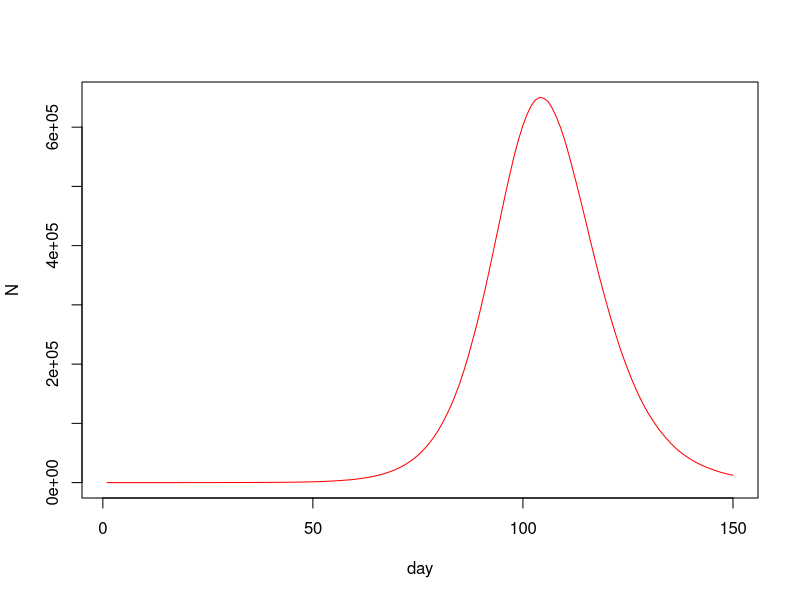
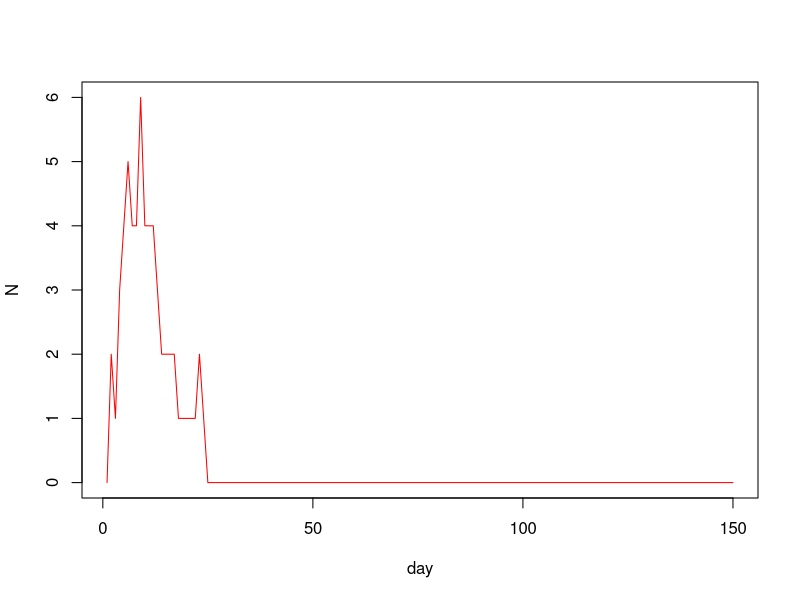
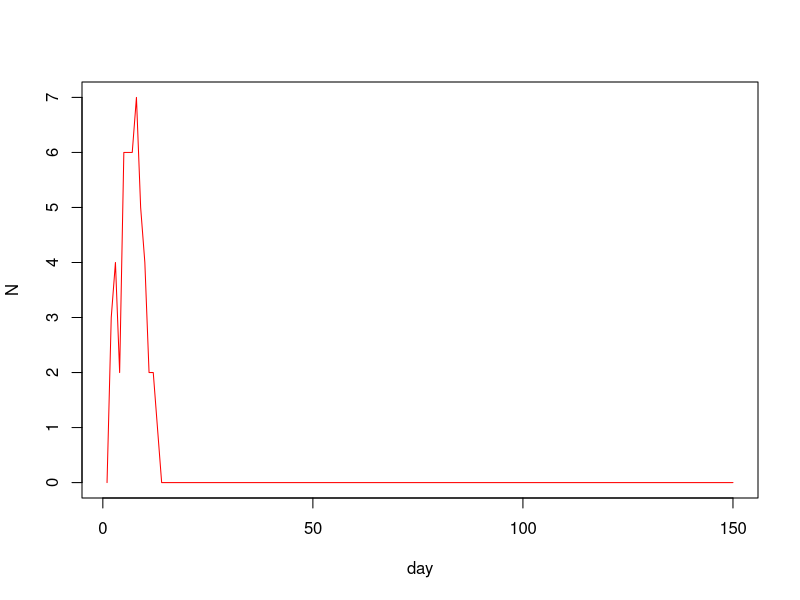

R code for these plots, in order: (Note: a time limit stopped this script after it produced the figures.)
##Group member:
##1. Aditya Prabaswara Mardjikoen(s2264710)
##2. Xiangtian Duan(s2248742)
##3. Huiying Chen(s2264943)

## Github repositories link: 
## https://github.com/aprabaswara/Statistical-Programming-Task-2-Covid-and-the-hazards-of-opportunistic-sampling-Group-21.git



##IDEA 1
#for wholle number
n=5500000

ne=10
nt=150
gamma=1/3
delta=1/5
lamda=0.4/n
x<-rep(0,n)
beta<- rlnorm(n,0,0.5); beta <- beta/mean(beta)
x[1:ne]<-1 #exposed

S<-E<-I<-R<-rep(0,nt)

S[1]<-n-ne;E[1]<-ne

for (i in 2:nt){
  
  u<-runif(n)
  
  t<-sum(beta[which(x==2)])
  x[x==2&u<delta]<-3## I -> R with prob delta
  
  x[x==1&u<gamma]<-2 ## E -> I with prob gamma
  
  x[which(x==0)][u[which(x==0)]<t*lamda*beta[which(x==0)]]<-1
  
  
  
  #x[which(x==0)][u[which(x==0)]<sum(beta[which(x==2)])*lamda*beta[which(x==0)]]<-1
  
  S[i]<-sum(x==0);E[i]<-sum(x==1)
  I[i]<-sum(x==2);R[i]<-sum(x==3)
  
}


list (S=S,E=E,I=I,R=R,beta=beta)

plot(I,ylim=c(0,max(I)),xlab="day",ylab="N",col='red',type='l')




#for 10%

n=5500000/10

ne=10
nt=150
gamma=1/3
delta=1/5
lamda=0.4/550000
x<-rep(0,550000)
beta<- rlnorm(5500000,0,0.5); beta <- beta/mean(beta)
beta_sort <- sort(beta,decreasing=FALSE)
threshold<-beta_sort[550000]
#length(beta[which(beta==threshold)])
beta <- beta[which(beta<=threshold)]



x[1:ne]<-1 #exposed

S<-E<-I<-R<-rep(0,nt)

S[1]<-n-ne;E[1]<-ne

for (i in 2:nt){
  
  u<-runif(550000)
  
  t<-sum(beta[which(x==2)])
  x[x==2&u<delta]<-3## I -> R with prob delta
  
  x[x==1&u<gamma]<-2 ## E -> I with prob gamma
  
  x[which(x==0)][u[which(x==0)]<t*lamda*beta[which(x==0)]]<-1
  
  
  
  
  S[i]<-sum(x==0);E[i]<-sum(x==1)
  I[i]<-sum(x==2);R[i]<-sum(x==3)
  
}


list (S=S,E=E,I=I,R=R,beta=beta)

plot(I,ylim=c(0,max(I)),xlab="day",ylab="N",col='red',type='l')

max(I)
#for 0.1%


n<-5500000*0.001
beta<-sample(beta,n)


ne=10
nt=150
gamma=1/3
delta=1/5
lamda=0.4/n
x<-rep(0,n)


x[1:ne]<-1 #exposed

S<-E<-I<-R<-rep(0,nt)

S[1]<-n-ne;E[1]<-ne

for (i in 2:nt){
  
  u<-runif(n)
  
  t<-sum(beta[which(x==2)])
  x[x==2&u<delta]<-3## I -> R with prob delta
  
  x[x==1&u<gamma]<-2 ## E -> I with prob gamma
  
  x[which(x==0)][u[which(x==0)]<t*lamda*beta[which(x==0)]]<-1
  
  
  
  S[i]<-sum(x==0);E[i]<-sum(x==1)
  I[i]<-sum(x==2);R[i]<-sum(x==3)
  
}


list (S=S,E=E,I=I,R=R,beta=beta)

plot(I,ylim=c(0,max(I)),xlab="day",ylab="N",col='red',type='l')






#write in one function
covid_simulation <- function(n,nt){

  
  ne=10

  gamma=1/3
  delta=1/5
  lambda=0.4/n
  
  x<-rep(0,n)

  
  
  
  x[1:ne]<-1 #exposed
  
  S<-E<-I<-R<-rep(0,nt)
  
  S[1]<-n-ne;E[1]<-ne
  
  for (i in 2:nt){
    
    u<-runif(n)
    
    t<-sum(beta[which(x==2)])
    
    x[x==2&u<delta]<-3## I -> R with prob delta
    
    x[x==1&u<gamma]<-2 ## E -> I with prob gamma
    
    x[which(x==0)][u[which(x==0)]<t*lambda*beta[which(x==0)]]<-1
    
    
    
    
    S[i]<-sum(x==0);E[i]<-sum(x==1)
    I[i]<-sum(x==2);R[i]<-sum(x==3)
    
  }
  
  
  list (S=S,E=E,I=I,R=R,beta=beta)


  
  
} ## covid

n=5500000
nt=150
beta<- rlnorm(n,0,0.5); beta <- beta/mean(beta)
ep1<-covid_simulation(n,nt)


beta_sort<-sort(beta,decreasing = TRUE)
beta_lower <- tail(beta_sort,n/10)
beta<-beta[which(beta%in%beta_lower)]
ep2<-covid_simulation (n/10,nt)



#beta_sort <- sort(beta,decreasing=FALSE)
#n<-n/10
#threshold<-beta_sort[n]
##length(beta[which(beta==threshold)])
#beta <- beta[which(beta<=threshold)]
#ep2<-covid_simulation (550000,150)



beta<- rlnorm(n,0,0.5); beta <- beta/mean(beta)

beta<-sample(beta,n*0.001)
ep3<-covid_simulation (n=n*0.001,nt)





plot(ep1$I,ylim=c(0,max(ep1$I)),xlab="day",ylab="N",col='red',type='l')
points(ep2$I,ylim=c(0,max(ep2$I)),xlab="day",ylab="N",col='green',type='l')
lines(ep3$I,ylim=c(0,max(ep3$I)),xlab="day",ylab="N",col='blue',type='l')

df <- data.frame(infections=seir()$I, days=1:100)
par(mfcol=c(2,3),mar=c(4,4,1,1)) ## set plot window up for multiple plots
#hist(epi$beta,xlab="beta",main="") ## beta distribution
plot(df$infections,ylim=c(0,max(df$infections)),xlab="day",ylab="N",type='l',col='red') 
abline(v = df$days[df$infections==max(df$infections)], col = "black", lty = 2)

#Red : Number of new infection each day
#Blue : Number of new infection among the 10% of the population with lowest beta value
#Green : Number of new infection in a random sample of 0.1% of the population.
#Black : The peak of each infection



#IDEA 2


#for wholle number
n=5500000

ne=10
nt=150
gamma=1/3
delta=1/5
lamda=0.4/5500000
x<-rep(0,5500000)
beta<- rlnorm(5500000,0,0.5); beta <- beta/mean(beta)



x[1:ne]<-1 #exposed

S<-E<-I<-R<-rep(0,nt)

S[1]<-5500000-ne;E[1]<-ne


#length(beta[which(beta==threshold)])
#x <- x[which(beta<=threshold)]

for (i in 2:nt){
  
  u<-runif(5500000)
  
  t<-sum(beta[which(x==2)])
  x[x==2&u<delta]<-3## I -> R with prob delta
  
  x[x==1&u<gamma]<-2 ## E -> I with prob gamma
  
  x[which(x==0)][u[which(x==0)]<t*lamda*beta[which(x==0)]]<-1
  
  
  
  
  
  #x[which(x==0)][u[which(x==0)]<sum(beta[which(x==2)])*lamda*beta[which(x==0)]]<-1
  
  S[i]<-sum(x==0);E[i]<-sum(x==1)
  I[i]<-sum(x==2);R[i]<-sum(x==3)
  
  #S[i]<-sum(x==0);E[i]<-sum(x==1);I[i]<-sum(x==2);R[i]<-sum(x==3)
  
  
}


list (S=S,E=E,I=I,R=R,beta=beta)

plot(I,ylim=c(0,max(I)),xlab="day",ylab="N",col='red',type='l')















#for 10%




n=5500000

ne=10
nt=150
gamma=1/3
delta=1/5
lamda=0.4/5500000
x<-rep(0,5500000)
beta<- rlnorm(5500000,0,0.5); beta <- beta/mean(beta)
beta_sort <- sort(beta,decreasing=FALSE)

threshold<-beta_sort[550000]


x[1:ne]<-1 #exposed

S<-E<-I<-R<-rep(0,nt)

S[1]<-550000-ne;E[1]<-ne


for (i in 2:nt){
  
  u<-runif(5500000)
  
  t<-sum(beta[which(x==2)])
  x[x==2&u<delta]<-3## I -> R with prob delta
  
  x[x==1&u<gamma]<-2 ## E -> I with prob gamma
  
  x[which(x==0)][u[which(x==0)]<t*lamda*beta[which(x==0)]]<-1
  
  y <- x[which(beta<=threshold)]
  
  
  
  #x[which(x==0)][u[which(x==0)]<sum(beta[which(x==2)])*lamda*beta[which(x==0)]]<-1
  
  S[i]<-sum(y==0);E[i]<-sum(y==1)
  I[i]<-sum(y==2);R[i]<-sum(y==3)
  
  #S[i]<-sum(x==0);E[i]<-sum(x==1);I[i]<-sum(x==2);R[i]<-sum(x==3)
  
  
}


list (S=S,E=E,I=I,R=R,beta=beta)

plot(I,ylim=c(0,max(I)),xlab="day",ylab="N",col='red',type='l')




#for 0.1%



n=5500000

n<-5500000*0.001
beta<- rlnorm(5500000,0,0.5); beta <- beta/mean(beta)
sample_beta<-sample(beta,n)


m<-which(beta%in%sample_beta)
ne=10
nt=150
gamma=1/3
delta=1/5
lamda=0.4/5500000
x<-rep(0,5500000)

x[1:ne]<-1 #exposed

S<-E<-I<-R<-rep(0,nt)

S[1]<-550000-ne;E[1]<-ne


for (i in 2:nt){
  
  u<-runif(5500000)
  
  t<-sum(beta[which(x==2)])
  x[x==2&u<delta]<-3## I -> R with prob delta
  
  x[x==1&u<gamma]<-2 ## E -> I with prob gamma
  
  x[which(x==0)][u[which(x==0)]<t*lamda*beta[which(x==0)]]<-1
  
  z <- x[m]
  
  
  
  
  
  S[i]<-sum(z==0);E[i]<-sum(z==1)
  I[i]<-sum(z==2);R[i]<-sum(z==3)
  
 
  
  
}


list (S=S,E=E,I=I,R=R,beta=beta)

plot(I,ylim=c(0,max(I)),xlab="day",ylab="N",col='red',type='l')





#write in one function(wrong)

covid_simulation<- function(n=5500000,nt=150,choice){
  
  ne=10
  gamma=1/3
  delta=1/5
  lamda=0.4/n
  x<-rep(0,n)
  beta<- rlnorm(n,0,0.5); beta <- beta/mean(beta)
  
  
  #beta_sort<-sort(beta,decreasing = TRUE)

  beta_lower <- tail(beta_sort,n*0.1)
  beta_lower_index<-which(beta%in%beta_lower)

  
  sample_beta<-sample(beta,n*0.001)
  sample_index<-which(beta%in%sample_beta)
  
  
  x[1:ne]<-1 #exposed
  
  S<-E<-I<-R<-rep(0,nt)
  #A<-W<-U<-P<-rep(0,nt)
  #D<-Q<-G<-K<-rep(0,nt)
  
  S[1]<-n-ne;E[1]<-ne
  #A[1]<-n-ne;W[1]<-ne
  #D[1]<-n-ne;Q[1]<-ne
  
  
  
  for (i in 2:nt){
    
    u<-runif(n)
    
    sum_beta_I<-sum(beta[which(x==2)])
    
    x[x==2&u<delta]<-3## I -> R with prob delta
    
    x[x==1&u<gamma]<-2 ## E -> I with prob gamma
    
    x[which(x==0)][u[which(x==0)]<sum_beta_I*lamda*beta[which(x==0)]]<-1
    
    y <- x[beta_lower_index]
    
    z <- x[sample_index]
    
    
    #x[which(x==0)][u[which(x==0)]<sum(beta[which(x==2)])*lamda*beta[which(x==0)]]<-1
    
    S[i]<-sum(x==0);E[i]<-sum(x==1);I[i]<-sum(x==2);R[i]<-sum(x==3)
    
    #A[i]<-sum(y==0);W[i]<-sum(y==1);U[i]<-sum(y==2);P[i]<-sum(y==3)
    
    #D[i]<-sum(z==0);Q[i]<-sum(z==1);G[i]<-sum(z==2);K[i]<-sum(z==3)
    
    
    
    
  }
  
  
  list (S=S,E=E,I=I,R=R,beta=beta)
  #list (A=A,W=W,U=U,P=P,beta=beta)
  #list (D=D,Q=Q,G=G,K=K,beta=beta)
  
  
}

epi<-covid_simulation(n=5500000,nt=150)
plot(epi$I,ylim=c(0,max(epi$I)),xlab="day",ylab="N",col='red',type='l')
points(epi$i,ylim=c(0,max(epi$i)),xlab="day",ylab="N",col='green',type='l')
lines(epi$II,ylim=c(0,max(epi$II)),xlab="day",ylab="N",col='blue',type='l')


#write in one function(newest but longer sunning time)

covid_simulation<- function(n,nt,choice){
  
  ne=10
  gamma=1/3
  delta=1/5
  lamda=0.4/n
  x<-rep(0,n)
  
  
  
  #beta_sort<-sort(beta,decreasing = TRUE)
  
  #beta_lower <- tail(beta_sort,n*0.1)
  index<-which(beta%in%choice)
  
  
  #sample_beta<-sample(beta,n*0.001)
  #sample_index<-which(beta%in%sample_beta)
  
  
  x[1:ne]<-1 #exposed
  
  S<-E<-I<-R<-rep(0,nt)
  #A<-W<-U<-P<-rep(0,nt)
  #D<-Q<-G<-K<-rep(0,nt)
  
  S[1]<-n-ne;E[1]<-ne
  #A[1]<-n-ne;W[1]<-ne
  #D[1]<-n-ne;Q[1]<-ne
  
  
  
  for (i in 2:nt){
    
    u<-runif(n)
    
    sum_beta_I<-sum(beta[which(x==2)])
    
    x[x==2&u<delta]<-3## I -> R with prob delta
    
    x[x==1&u<gamma]<-2 ## E -> I with prob gamma
    
    x[which(x==0)][u[which(x==0)]<sum_beta_I*lamda*beta[which(x==0)]]<-1
    
    y <- x[index]
    
    
    
    
    #x[which(x==0)][u[which(x==0)]<sum(beta[which(x==2)])*lamda*beta[which(x==0)]]<-1
    
    S[i]<-sum(y==0);E[i]<-sum(y==1);I[i]<-sum(y==2);R[i]<-sum(y==3)
    
    #A[i]<-sum(y==0);W[i]<-sum(y==1);U[i]<-sum(y==2);P[i]<-sum(y==3)
    
    #D[i]<-sum(z==0);Q[i]<-sum(z==1);G[i]<-sum(z==2);K[i]<-sum(z==3)
    
    
    
    
  }
  
  
  list (S=S,E=E,I=I,R=R,beta=beta)
  #list (A=A,W=W,U=U,P=P,beta=beta)
  #list (D=D,Q=Q,G=G,K=K,beta=beta)
  
  
}
n<-5500000
nt<-150
beta<- rlnorm(n,0,0.5); beta <- beta/mean(beta)
epi<-covid_simulation(n,nt,choice=beta)
#plot(epi$I,ylim=c(0,max(epi$I)),xlab="day",ylab="N",col='red',type='l')


beta_sort<-sort(beta,decreasing = TRUE)
beta_lower<- tail(beta_sort,n*0.1)
eplower<-covid_simulation(n,nt,choice=beta_lower)
#points(eplower$I,ylim=c(0,max(eplower$I)),xlab="day",ylab="N",col='green',type='l')

sample_beta<-sample(beta,n*0.001)
epsample<-covid_simulation(n,nt,choice=sample_beta)
#lines(epsample$I,ylim=c(0,max(epsample$I)),xlab="day",ylab="N",col='blue',type='l')

#Standardisation
plot(epi$I/n,ylim=c(0,max(epi$I)/n),xlab="day",ylab="N",col='red',type='l')
points(eplower$I/(0.1*n),ylim=c(0,max(eplower$I)/(0.1*n)),xlab="day",ylab="N",col='green',type='l')
lines(epsample$I/(0.001*n),ylim=c(0,max(epsample$I)/(0.001*n)),xlab="day",ylab="N",col='blue',type='l')


par(mfcol=c(5,2),mar=c(4,4,1,1))
for (i in 1:10){
  beta<- rlnorm(n,0,0.5); beta <- beta/mean(beta)
  epi<-covid_simulation(n,nt,choice=beta)
 
  beta_sort<-sort(beta,decreasing = TRUE)
  beta_lower<- tail(beta_sort,n*0.1)
  eplower<-covid_simulation(n,nt,choice=beta_lower)
  
  sample_beta<-sample(beta,n*0.001)
  epsample<-covid_simulation(n,nt,choice=sample_beta)
  
  plot(epi$I/n,ylim=c(0,max(epi$I)/n),xlab="day",ylab="N",col='red',type='l')
  points(eplower$I/(0.1*n),ylim=c(0,max(eplower$I)/(0.1*n)),xlab="day",ylab="N",col='green',type='l')
  lines(epsample$I/(0.001*n),ylim=c(0,max(epsample$I)/(0.001*n)),xlab="day",ylab="N",col='blue',type='l')
  
}



#df <- data.frame(infections=seir()$I, days=1:100)
#par(mfcol=c(2,3),mar=c(4,4,1,1)) ## set plot window up for multiple plots
#hist(epi$beta,xlab="beta",main="") ## beta distribution
plot(df$infections,ylim=c(0,max(df$infections)),xlab="day",ylab="N",type='l',col='red') 
abline(v = df$days[df$infections==max(df$infections)], col = "black", lty = 2)



#writing in one function(less time)

######check the running time start
covid_simulation<- function(n,nt,beta){
  
  ne=10
  gamma=1/3
  delta=1/5
  lamda=0.4/n
  x<-rep(0,n)
  
  
  
  
  
  beta_sort<-sort(beta,decreasing = TRUE)
  beta_lower <- tail(beta_sort,n*0.1)
  lower_index<-which(beta%in%beta_lower)
  
  
  sample_beta<-sample(beta,n*0.001)
  sample_index<-which(beta%in%sample_beta)
  
  
  x[1:ne]<-1 #exposed
  
  #S<-E<-I<-R<-rep(0,nt);A<-W<-U<-P<-rep(0,nt); D<-Q<-G<-K<-rep(0,nt)
  I<-U<-G<-rep(0,nt)
  
  # S[1]<-n-ne;E[1]<-ne;A[1]<-n-ne;W[1]<-ne;D[1]<-n-ne;Q[1]<-ne
  
  
  
  for (i in 2:nt){
    
    u<-runif(n)
    
    sum_beta_I<-sum(beta[which(x==2)])
    
    x[x==2&u<delta]<-3## I -> R with prob delta
    
    x[x==1&u<gamma]<-2 ## E -> I with prob gamma
    
    x[which(x==0)][u[which(x==0)]<sum_beta_I*lamda*beta[which(x==0)]]<-1
    
    y <- x[lower_index]
    z <- x[sample_index]
    
    
    
    
    #x[which(x==0)][u[which(x==0)]<sum(beta[which(x==2)])*lamda*beta[which(x==0)]]<-1
    
    #S[i]<-sum(x==0);E[i]<-sum(x==1);
    I[i]<-sum(x==2)
    #;R[i]<-sum(x==3)
    
    #A[i]<-sum(y==0);W[i]<-sum(y==1);
    U[i]<-sum(y==2)
    #;P[i]<-sum(y==3)
    
    #D[i]<-sum(z==0);Q[i]<-sum(z==1);
    G[i]<-sum(z==2)
    #;K[i]<-sum(z==3)
    
    
    
    
  }
  
  
  #list (S=S,E=E,I=I,R=R,beta=beta);list (A=A,W=W,U=U,P=P,beta=beta);list (D=D,Q=Q,G=G,K=K,beta=beta)
  list (I=I,U=U,G=G,beta=beta)
  plot(I/n,ylim=c(0,max(I)/n),xlab="day",ylab="N",col='red',type='l')
  points(U/(0.1*n),ylim=c(0,max(U)/(0.1*n)),xlab="day",ylab="N",col='green',type='l')
  lines(G/(0.001*n),ylim=c(0,max(G)/(0.001*n)),xlab="day",ylab="N",col='blue',type='l')
  
}
n<-5500000
nt<-150
beta<- rlnorm(n,0,0.5); beta <- beta/mean(beta)
covid_simulation(n,nt,beta)
######end check the running time
par(mfcol=c(5,2),mar=c(4,4,1,1))
for (i in 1:10){
  beta<- rlnorm(n,0,0.5); beta <- beta/mean(beta)
  covid_simulation(n,nt,beta) 
}
